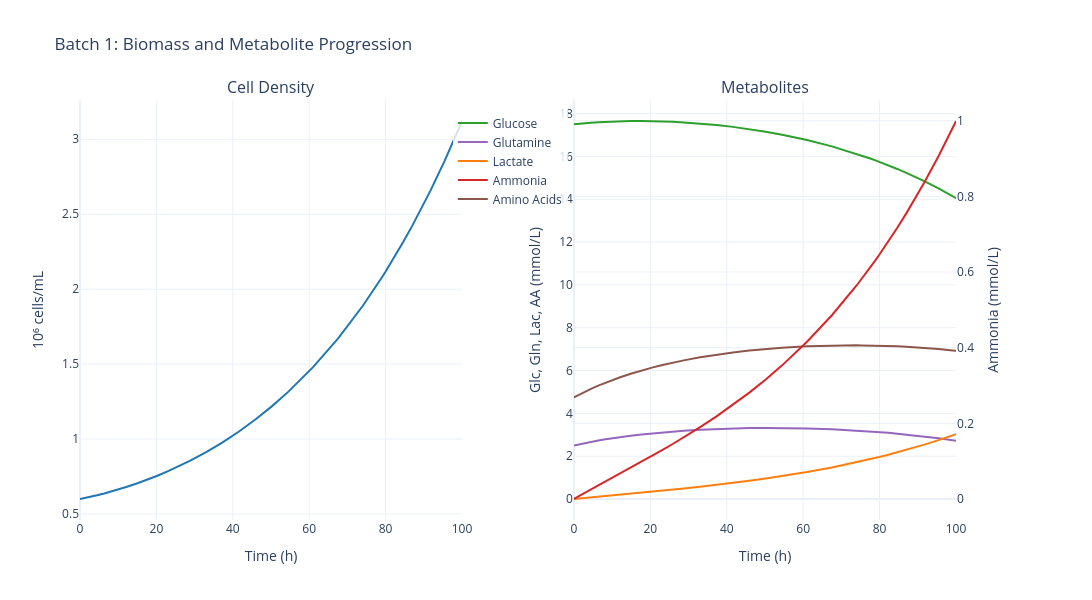

Source (notebook cell):
### Code cell
# Plot batch 1
fig_b1 = plot_batch_biomass_metabolites(sim, batch_number=1)
fig_b1.update_layout(title_text="Batch 1: Biomass and Metabolite Progression")
fig_b1.show()
